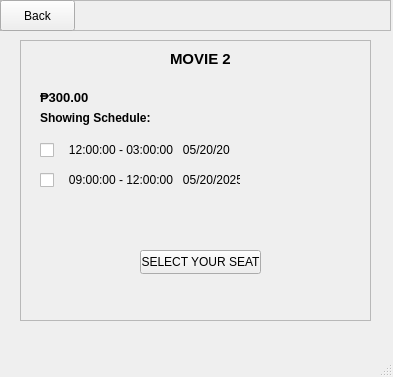
<?xml version="1.0" encoding="UTF-8"?>
<ui version="4.0">
 <class>Movie2</class>
 <widget class="QMainWindow" name="Movie2">
  <property name="geometry">
   <rect>
    <x>0</x>
    <y>0</y>
    <width>393</width>
    <height>377</height>
   </rect>
  </property>
  <property name="windowTitle">
   <string>MainWindow</string>
  </property>
  <widget class="QWidget" name="centralwidget">
   <widget class="QFrame" name="frame">
    <property name="geometry">
     <rect>
      <x>20</x>
      <y>40</y>
      <width>351</width>
      <height>281</height>
     </rect>
    </property>
    <property name="autoFillBackground">
     <bool>true</bool>
    </property>
    <property name="frameShape">
     <enum>QFrame::StyledPanel</enum>
    </property>
    <property name="frameShadow">
     <enum>QFrame::Raised</enum>
    </property>
    <widget class="QLabel" name="label">
     <property name="geometry">
      <rect>
       <x>150</x>
       <y>10</y>
       <width>61</width>
       <height>16</height>
      </rect>
     </property>
     <property name="text">
      <string>&lt;html&gt;&lt;head/&gt;&lt;body&gt;&lt;p&gt;&lt;span style=&quot; font-size:11pt; font-weight:700;&quot;&gt;MOVIE 2&lt;/span&gt;&lt;/p&gt;&lt;/body&gt;&lt;/html&gt;</string>
     </property>
    </widget>
    <widget class="QLabel" name="label_2">
     <property name="geometry">
      <rect>
       <x>20</x>
       <y>70</y>
       <width>151</width>
       <height>16</height>
      </rect>
     </property>
     <property name="text">
      <string>&lt;html&gt;&lt;head/&gt;&lt;body&gt;&lt;p&gt;&lt;span style=&quot; font-weight:700;&quot;&gt;Showing Schedule:&lt;/span&gt;&lt;/p&gt;&lt;/body&gt;&lt;/html&gt;</string>
     </property>
    </widget>
    <widget class="QCheckBox" name="checkBox">
     <property name="geometry">
      <rect>
       <x>20</x>
       <y>100</y>
       <width>191</width>
       <height>20</height>
      </rect>
     </property>
     <property name="text">
      <string>   12:00:00 - 03:00:00   05/20/2025</string>
     </property>
    </widget>
    <widget class="QCheckBox" name="checkBox_2">
     <property name="geometry">
      <rect>
       <x>20</x>
       <y>130</y>
       <width>201</width>
       <height>20</height>
      </rect>
     </property>
     <property name="text">
      <string>   09:00:00 - 12:00:00   05/20/2025</string>
     </property>
    </widget>
    <widget class="QPushButton" name="pushButton">
     <property name="geometry">
      <rect>
       <x>120</x>
       <y>210</y>
       <width>121</width>
       <height>24</height>
      </rect>
     </property>
     <property name="text">
      <string>SELECT YOUR SEAT</string>
     </property>
    </widget>
    <widget class="QLabel" name="label_3">
     <property name="geometry">
      <rect>
       <x>20</x>
       <y>50</y>
       <width>49</width>
       <height>16</height>
      </rect>
     </property>
     <property name="text">
      <string>&lt;html&gt;&lt;head/&gt;&lt;body&gt;&lt;p&gt;&lt;span style=&quot; font-size:10pt; font-weight:700;&quot;&gt;₱300.00&lt;/span&gt;&lt;/p&gt;&lt;/body&gt;&lt;/html&gt;</string>
     </property>
    </widget>
   </widget>
   <widget class="QFrame" name="frame_2">
    <property name="geometry">
     <rect>
      <x>0</x>
      <y>0</y>
      <width>391</width>
      <height>31</height>
     </rect>
    </property>
    <property name="autoFillBackground">
     <bool>true</bool>
    </property>
    <property name="frameShape">
     <enum>QFrame::StyledPanel</enum>
    </property>
    <property name="frameShadow">
     <enum>QFrame::Raised</enum>
    </property>
    <widget class="QPushButton" name="pushButton_6">
     <property name="geometry">
      <rect>
       <x>0</x>
       <y>0</y>
       <width>75</width>
       <height>31</height>
      </rect>
     </property>
     <property name="text">
      <string>Back</string>
     </property>
    </widget>
   </widget>
  </widget>
  <widget class="QMenuBar" name="menubar">
   <property name="geometry">
    <rect>
     <x>0</x>
     <y>0</y>
     <width>393</width>
     <height>22</height>
    </rect>
   </property>
  </widget>
  <widget class="QStatusBar" name="statusbar"/>
 </widget>
 <resources/>
 <connections/>
</ui>
